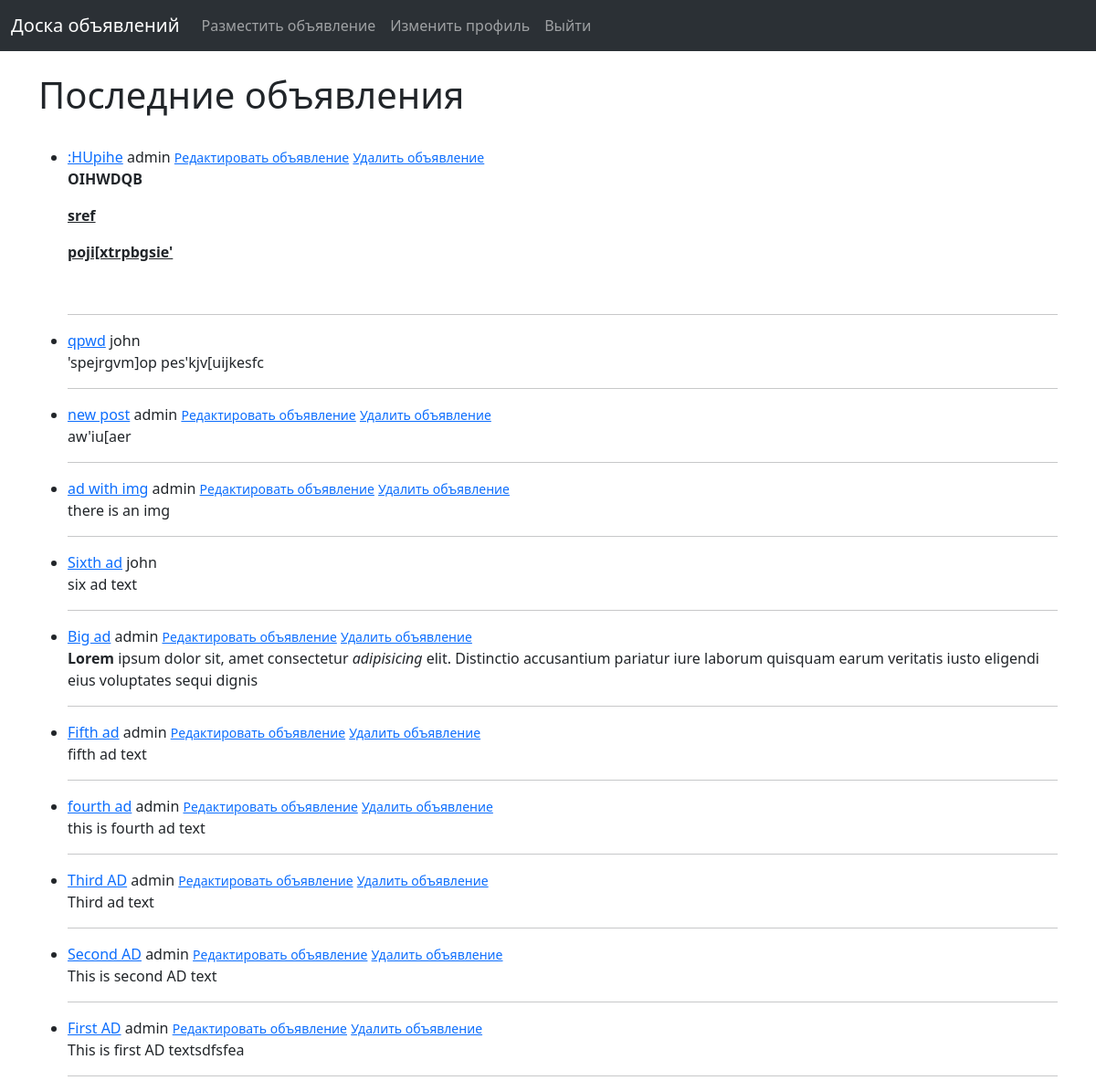
The app's page / (signed in) with its own data.
### board/models.py (models this page shows, shortened)
class Announcement(models.Model):
    title = models.CharField("Заголовок", max_length=255)
    title_tag = models.CharField("Тэг заголовка", max_length=255)
    author = models.ForeignKey(User, on_delete=models.CASCADE, verbose_name="Автор")
    publication_datetime = models.DateTimeField("Дата публикации", auto_now_add=True)
    text = RichTextField("Текст", blank=True, null=True)
    image = models.ImageField("Картинка", null=True, blank=True, upload_to="images/")
    category = models.ManyToManyField(Category, verbose_name="Категория")

### board/views.py (the view)
# urls.py: path("", BoardView.as_view(), name="board"),
class BoardView(ListView):
    model = Announcement
    template_name = "board.html"
    ordering = ["-id"]

### board/templates/board.html (shortened to what this page needs)
{% extends 'base.html' %}
{% block content %}
<br/>
<h1>Последние объявления</h1>
<br/>
<ul>
{% for announcement in object_list %}
    <li>
        <a href='{% url 'announcement_details' announcement.pk %}'>{{announcement.title}}</a>
        {{announcement.author}}
        {% if user.id == announcement.author.id %}
            <small><a href="{% url 'update_announcement' announcement.pk %}">Редактировать объявление</a></small>
            <small><a href="{% url 'delete_announcement' announcement.pk %}">Удалить объявление</a></small>
        {% endif %}
        <br/>
        {{announcement.text|slice:":200"|safe}}
        <hr>
    </li>
{% endfor %}
{% endblock %}

### records on screen
Announcement: title ":HUpihe", author "admin", shows "Редактировать объявление", text "OIHWDQB sref poji[xtrpbgsie'"
Announcement: title "qpwd", author "john", text "'spejrgvm]op pes'kjv[uijkesfc"
Announcement: title "new post", author "admin", shows "Редактировать объявление", text "aw'iu[aer"
Announcement: title "ad with img", author "admin", shows "Редактировать объявление", text "there is an img"
Announcement: title "Sixth ad", author "john", text "six ad text"
Announcement: title "Big ad", author "admin", shows "Редактировать объявление", text "Lorem ipsum dolor sit, amet consectetur adipisicing elit. Distinctio accusantium pariatur iure laborum quisquam earum veritatis iusto eligendi eius voluptates sequi dignis"
Announcement: title "Fifth ad", author "admin", shows "Редактировать объявление", text "fifth ad text"
Announcement: title "fourth ad", author "admin", shows "Редактировать объявление", text "this is fourth ad text"
Announcement: title "Third AD", author "admin", shows "Редактировать объявление", text "Third ad text"
Announcement: title "Second AD", author "admin", shows "Редактировать объявление", text "This is second AD text"
Announcement: title "First AD", author "admin", shows "Редактировать объявление", text "This is first AD textsdfsfea"
